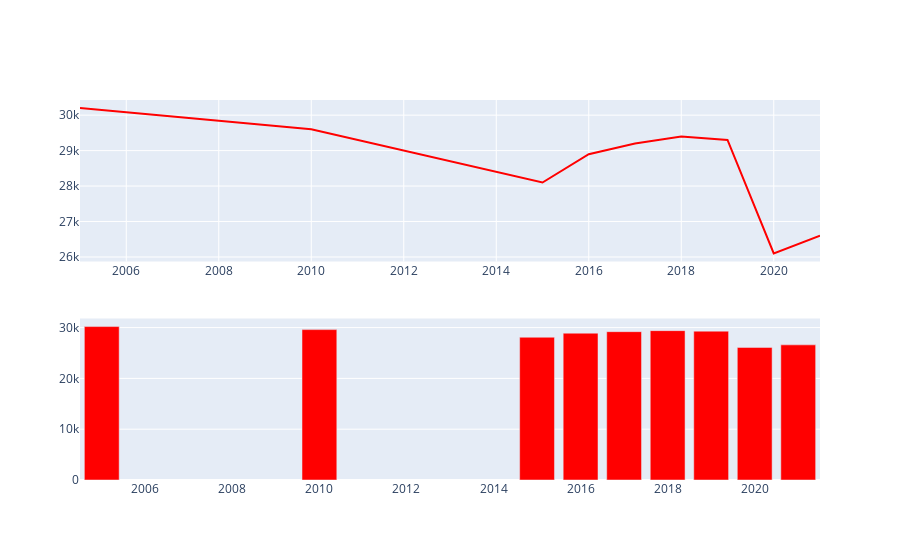

The notebook cell saved with this chart:
### Code cell
figures = [
            figco2line,
            figco2bar
    ]

fig = make_subplots(rows=len(figures), cols=1) 

for i, figure in enumerate(figures):
    for trace in range(len(figure["data"])):
        fig.append_trace(figure["data"][trace], row=i+1, col=1)

fig

### Figure 1 — Plotly figure (JSON) as saved in the notebook; plotly's stock layout.template omitted (floating-point values rounded to 4 significant figures)
{"data": [{"hovertemplate": "Periods=%{x}<br>Carbon dioxide (CO2)=%{y}<extra></extra>", "legendgroup": "", "line": {"color": "red", "dash": "solid"}, "marker": {"symbol": "circle"}, "mode": "lines", "name": "", "orientation": "v", "showlegend": false, "type": "scatter", "x": [2005, 2010, 2015, 2016, 2017, 2018, 2019, 2020, 2021], "xaxis": "x", "y": [30200, 29600, 28100, 28900, 29200, 29400, 29300, 26100, 26600], "yaxis": "y"}, {"alignmentgroup": "True", "hovertemplate": "Periods=%{x}<br>Carbon dioxide (CO2)=%{y}<extra></extra>", "legendgroup": "", "marker": {"color": "red", "pattern": {"shape": ""}}, "name": "", "offsetgroup": "", "orientation": "v", "showlegend": false, "textposition": "auto", "type": "bar", "x": [2005, 2010, 2015, 2016, 2017, 2018, 2019, 2020, 2021], "xaxis": "x2", "y": [30200, 29600, 28100, 28900, 29200, 29400, 29300, 26100, 26600], "yaxis": "y2"}], "layout": {"xaxis": {"anchor": "y", "domain": [0, 1]}, "xaxis2": {"anchor": "y2", "domain": [0, 1]}, "yaxis": {"anchor": "x", "domain": [0.575, 1]}, "yaxis2": {"anchor": "x2", "domain": [0, 0.425]}}}
